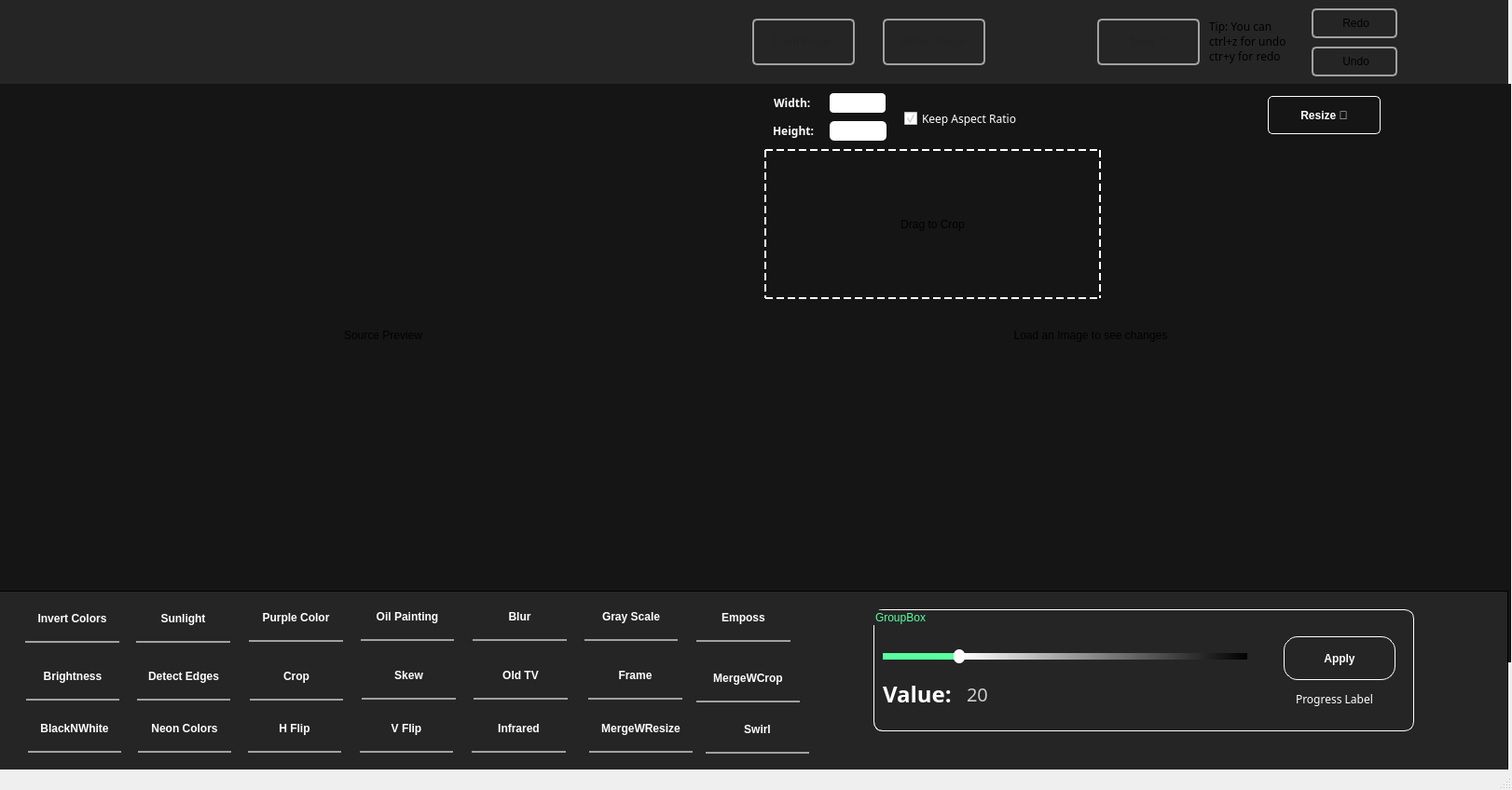
<?xml version="1.0" encoding="UTF-8"?>
<ui version="4.0">
 <class>MainWindow</class>
 <widget class="QMainWindow" name="MainWindow">
  <property name="enabled">
   <bool>true</bool>
  </property>
  <property name="geometry">
   <rect>
    <x>0</x>
    <y>0</y>
    <width>1622</width>
    <height>848</height>
   </rect>
  </property>
  <property name="cursor">
   <cursorShape>CrossCursor</cursorShape>
  </property>
  <property name="windowTitle">
   <string>MainWindow</string>
  </property>
  <property name="windowOpacity">
   <double>1.000000000000000</double>
  </property>
  <property name="styleSheet">
   <string notr="true">
#MainWindow QPushButton {
	padding: 1px 5px;
	border-radius: 5px;
}


</string>
  </property>
  <property name="animated">
   <bool>false</bool>
  </property>
  <widget class="QWidget" name="centralwidget">
   <property name="palette">
    <palette>
     <active>
      <colorrole role="Button">
       <brush brushstyle="SolidPattern">
        <color alpha="255">
         <red>0</red>
         <green>0</green>
         <blue>255</blue>
        </color>
       </brush>
      </colorrole>
     </active>
     <inactive>
      <colorrole role="Button">
       <brush brushstyle="SolidPattern">
        <color alpha="255">
         <red>0</red>
         <green>0</green>
         <blue>255</blue>
        </color>
       </brush>
      </colorrole>
     </inactive>
     <disabled>
      <colorrole role="Button">
       <brush brushstyle="SolidPattern">
        <color alpha="255">
         <red>0</red>
         <green>0</green>
         <blue>255</blue>
        </color>
       </brush>
      </colorrole>
     </disabled>
    </palette>
   </property>
   <property name="autoFillBackground">
    <bool>true</bool>
   </property>
   <widget class="QWidget" name="widget" native="true">
    <property name="geometry">
     <rect>
      <x>-3</x>
      <y>634</y>
      <width>1621</width>
      <height>201</height>
     </rect>
    </property>
    <property name="styleSheet">
     <string notr="true">QWidget {
	background-color: #252525;
	color: #000;
	border: 1px solid #000;
	font: 9pt &quot;JetBrains Mono&quot;;
}
QPushButton{
	
	color: rgba(161, 161, 161,0.1);
	border-bottom:  2px solid rgba(161, 161, 161,0.1);
	border-top: none;
	border-right: none;
	border-left: none;
	font-weight: 800;
	border-radius: 0px;
}

QPushButton:Enabled:hover {
	
	background-color: #59FFA0;
	border-top-right-radius: 10px;
	border-top-left-radius: 10px;
	color:  #222222;
	

}
QPushButton:Enabled:checked{
	background-color: #59FFA0;
	border-top-right-radius: 10px;
	border-top-left-radius: 10px;
	color:  #222222;
	border-bottom:  2px solid #fff;
	border-top: none;
	border-right: none;
	border-left: none;
}
QPushButton:Enabled{
	color: rgba(255, 255, 255,1);
	border-bottom:  2px solid rgba(161, 161, 161,1);

}</string>
    </property>
    <widget class="QPushButton" name="invertFilter">
     <property name="enabled">
      <bool>true</bool>
     </property>
     <property name="geometry">
      <rect>
       <x>30</x>
       <y>5</y>
       <width>101</width>
       <height>51</height>
      </rect>
     </property>
     <property name="styleSheet">
      <string notr="true"/>
     </property>
     <property name="text">
      <string>Invert Colors</string>
     </property>
    </widget>
    <widget class="QPushButton" name="sunLightFilter">
     <property name="geometry">
      <rect>
       <x>149</x>
       <y>6</y>
       <width>101</width>
       <height>50</height>
      </rect>
     </property>
     <property name="styleSheet">
      <string notr="true"/>
     </property>
     <property name="text">
      <string>Sunlight</string>
     </property>
     <property name="checkable">
      <bool>true</bool>
     </property>
    </widget>
    <widget class="QPushButton" name="purpleFilter">
     <property name="geometry">
      <rect>
       <x>270</x>
       <y>5</y>
       <width>101</width>
       <height>50</height>
      </rect>
     </property>
     <property name="styleSheet">
      <string notr="true"/>
     </property>
     <property name="text">
      <string>Purple Color</string>
     </property>
    </widget>
    <widget class="QPushButton" name="oilFilter">
     <property name="geometry">
      <rect>
       <x>390</x>
       <y>4</y>
       <width>100</width>
       <height>50</height>
      </rect>
     </property>
     <property name="styleSheet">
      <string notr="true"/>
     </property>
     <property name="text">
      <string>Oil Painting</string>
     </property>
     <property name="checkable">
      <bool>true</bool>
     </property>
    </widget>
    <widget class="QPushButton" name="blurFilter">
     <property name="geometry">
      <rect>
       <x>510</x>
       <y>4</y>
       <width>101</width>
       <height>50</height>
      </rect>
     </property>
     <property name="styleSheet">
      <string notr="true"/>
     </property>
     <property name="text">
      <string>Blur</string>
     </property>
     <property name="checkable">
      <bool>true</bool>
     </property>
    </widget>
    <widget class="QPushButton" name="grayFilter">
     <property name="geometry">
      <rect>
       <x>630</x>
       <y>4</y>
       <width>100</width>
       <height>50</height>
      </rect>
     </property>
     <property name="styleSheet">
      <string notr="true"/>
     </property>
     <property name="text">
      <string>Gray Scale</string>
     </property>
     <property name="checkable">
      <bool>false</bool>
     </property>
    </widget>
    <widget class="QGroupBox" name="sliderGroup">
     <property name="geometry">
      <rect>
       <x>940</x>
       <y>20</y>
       <width>580</width>
       <height>131</height>
      </rect>
     </property>
     <property name="styleSheet">
      <string notr="true">QGroupBox{
	color: #59FFA0;
	border-radius: 10px;
	border-color: #fff;
}</string>
     </property>
     <property name="title">
      <string>GroupBox</string>
     </property>
     <widget class="QSlider" name="filterSlider">
      <property name="geometry">
       <rect>
        <x>10</x>
        <y>30</y>
        <width>391</width>
        <height>41</height>
       </rect>
      </property>
      <property name="mouseTracking">
       <bool>true</bool>
      </property>
      <property name="styleSheet">
       <string notr="true">QSlider{
	border: none;
}

QSlider::groove:horizontal{
	border: 1px solid #000;
	height: 5px;
}
QSlider::handle:horizontal{
	background: #fff;
	width: 12px;
	height: 12px;
	margin: -5px -1px;
	border-radius: 6px;
}

QSlider::handle:horizontal:hover{
	background: #fff;
	border-color: #fff;
}

QSlider::add-page:horizontal{
	background: qlineargradient(x1: 0, y1:0, x2: 1, y2:0, stop: 0 #fff, stop: 1 #000);
}

QSlider::sub-page:horizontal{
	background: #59FFA0;
}

</string>
      </property>
      <property name="maximum">
       <number>100</number>
      </property>
      <property name="singleStep">
       <number>10</number>
      </property>
      <property name="pageStep">
       <number>10</number>
      </property>
      <property name="value">
       <number>20</number>
      </property>
      <property name="sliderPosition">
       <number>20</number>
      </property>
      <property name="tracking">
       <bool>true</bool>
      </property>
      <property name="orientation">
       <enum>Qt::Horizontal</enum>
      </property>
      <property name="tickPosition">
       <enum>QSlider::TicksBelow</enum>
      </property>
      <property name="tickInterval">
       <number>5</number>
      </property>
     </widget>
     <widget class="QLabel" name="sliderText">
      <property name="geometry">
       <rect>
        <x>10</x>
        <y>70</y>
        <width>81</width>
        <height>41</height>
       </rect>
      </property>
      <property name="font">
       <font>
        <family>JetBrains Mono</family>
        <pointsize>-1</pointsize>
        <italic>false</italic>
        <fontweight>Medium</fontweight>
       </font>
      </property>
      <property name="styleSheet">
       <string notr="true">QLabel{
	border: none;
	color: rgb(255, 255, 255);
	font-weight: 500;
	font-size: 24px;
}</string>
      </property>
      <property name="text">
       <string>Value:</string>
      </property>
     </widget>
     <widget class="QLabel" name="sliderValue">
      <property name="geometry">
       <rect>
        <x>100</x>
        <y>75</y>
        <width>321</width>
        <height>31</height>
       </rect>
      </property>
      <property name="font">
       <font>
        <family>JetBrains Mono</family>
        <pointsize>-1</pointsize>
        <italic>false</italic>
        <bold>false</bold>
       </font>
      </property>
      <property name="layoutDirection">
       <enum>Qt::LeftToRight</enum>
      </property>
      <property name="styleSheet">
       <string notr="true">QLabel{
	color:  rgb(204,204,204);
	border: none;
	font-size: 20px;
}</string>
      </property>
      <property name="text">
       <string>20</string>
      </property>
      <property name="alignment">
       <set>Qt::AlignLeading|Qt::AlignLeft|Qt::AlignVCenter</set>
      </property>
     </widget>
     <widget class="QPushButton" name="filterApply">
      <property name="geometry">
       <rect>
        <x>440</x>
        <y>29</y>
        <width>120</width>
        <height>47</height>
       </rect>
      </property>
      <property name="styleSheet">
       <string notr="true">
QPushButton{
	color: #fff;
	border: 1px solid #000;
	border-radius: 15px;
	border-color: #fff;
}

QPushButton:hover{
	background-color: #59FFA0;
	border-color: rgb(0, 0, 0) ;
	color: #353535;
}</string>
      </property>
      <property name="text">
       <string>Apply</string>
      </property>
     </widget>
     <widget class="QLabel" name="progressLabel">
      <property name="geometry">
       <rect>
        <x>453</x>
        <y>76</y>
        <width>111</width>
        <height>41</height>
       </rect>
      </property>
      <property name="font">
       <font>
        <family>JetBrains Mono</family>
        <pointsize>9</pointsize>
        <italic>false</italic>
        <bold>false</bold>
       </font>
      </property>
      <property name="styleSheet">
       <string notr="true">QLabel{
	border: none;
	font-wight: 800;
	color: #fff;
}</string>
      </property>
      <property name="text">
       <string>Progress Label</string>
      </property>
     </widget>
    </widget>
    <widget class="QPushButton" name="B_W_Filter">
     <property name="geometry">
      <rect>
       <x>33</x>
       <y>124</y>
       <width>100</width>
       <height>50</height>
      </rect>
     </property>
     <property name="styleSheet">
      <string notr="true"/>
     </property>
     <property name="text">
      <string>BlackNWhite</string>
     </property>
     <property name="checkable">
      <bool>false</bool>
     </property>
    </widget>
    <widget class="QPushButton" name="DetectFilter">
     <property name="geometry">
      <rect>
       <x>150</x>
       <y>68</y>
       <width>100</width>
       <height>50</height>
      </rect>
     </property>
     <property name="mouseTracking">
      <bool>true</bool>
     </property>
     <property name="styleSheet">
      <string notr="true"/>
     </property>
     <property name="text">
      <string>Detect Edges</string>
     </property>
     <property name="checkable">
      <bool>false</bool>
     </property>
    </widget>
    <widget class="QPushButton" name="BrightFilter">
     <property name="geometry">
      <rect>
       <x>31</x>
       <y>68</y>
       <width>100</width>
       <height>50</height>
      </rect>
     </property>
     <property name="styleSheet">
      <string notr="true"/>
     </property>
     <property name="text">
      <string>Brightness</string>
     </property>
     <property name="checkable">
      <bool>true</bool>
     </property>
    </widget>
    <widget class="QPushButton" name="cropFilter">
     <property name="geometry">
      <rect>
       <x>271</x>
       <y>68</y>
       <width>100</width>
       <height>50</height>
      </rect>
     </property>
     <property name="styleSheet">
      <string notr="true"/>
     </property>
     <property name="text">
      <string>Crop</string>
     </property>
     <property name="checkable">
      <bool>true</bool>
     </property>
    </widget>
    <widget class="QGroupBox" name="cropGroup">
     <property name="geometry">
      <rect>
       <x>940</x>
       <y>20</y>
       <width>541</width>
       <height>131</height>
      </rect>
     </property>
     <property name="styleSheet">
      <string notr="true">QGroupBox{
	color: 	#59FFA0;
	border-radius: 10px;
	border-color: #fff;
}</string>
     </property>
     <property name="title">
      <string>Crop Filter</string>
     </property>
     <widget class="QPushButton" name="cropApply">
      <property name="geometry">
       <rect>
        <x>407</x>
        <y>29</y>
        <width>120</width>
        <height>47</height>
       </rect>
      </property>
      <property name="styleSheet">
       <string notr="true">
QPushButton{
	color: #fff;
	border: 1px solid #000;
	border-radius: 15px;
	border-color: #fff;
}

QPushButton:hover{
	background-color: #59FFA0;
	border-color: rgb(0, 0, 0) ;
	color: #353535;
}</string>
      </property>
      <property name="text">
       <string>Apply</string>
      </property>
     </widget>
     <widget class="QLabel" name="cropHeightLabel">
      <property name="geometry">
       <rect>
        <x>10</x>
        <y>80</y>
        <width>100</width>
        <height>41</height>
       </rect>
      </property>
      <property name="font">
       <font>
        <family>Yu Gothic UI Semilight</family>
        <pointsize>9</pointsize>
        <italic>false</italic>
        <fontweight>DemiBold</fontweight>
       </font>
      </property>
      <property name="styleSheet">
       <string notr="true">QLabel{
	font: 350 9pt &quot;Yu Gothic UI Semilight&quot;;
	color: #fff;
	border: none;
	font-weight: 600;
}</string>
      </property>
      <property name="text">
       <string>Frame Height:</string>
      </property>
     </widget>
     <widget class="QLabel" name="cropWidthLabel">
      <property name="geometry">
       <rect>
        <x>10</x>
        <y>30</y>
        <width>100</width>
        <height>41</height>
       </rect>
      </property>
      <property name="font">
       <font>
        <family>Yu Gothic UI Semilight</family>
        <pointsize>9</pointsize>
        <italic>false</italic>
        <fontweight>DemiBold</fontweight>
       </font>
      </property>
      <property name="styleSheet">
       <string notr="true">QLabel{
	font: 350 9pt &quot;Yu Gothic UI Semilight&quot;;
	color: rgb(255, 255, 255);
	border: none;
	font-weight: 600;
}</string>
      </property>
      <property name="text">
       <string>Frame Width:</string>
      </property>
     </widget>
     <widget class="QLineEdit" name="cropWidth">
      <property name="geometry">
       <rect>
        <x>115</x>
        <y>37</y>
        <width>90</width>
        <height>30</height>
       </rect>
      </property>
      <property name="focusPolicy">
       <enum>Qt::ClickFocus</enum>
      </property>
      <property name="styleSheet">
       <string notr="true">QLineEdit{
	border-radius: 7px;
	color: #fff;
	border-color: #fff;
}</string>
      </property>
      <property name="frame">
       <bool>false</bool>
      </property>
      <property name="dragEnabled">
       <bool>false</bool>
      </property>
      <property name="clearButtonEnabled">
       <bool>false</bool>
      </property>
     </widget>
     <widget class="QLineEdit" name="cropHeight">
      <property name="geometry">
       <rect>
        <x>117</x>
        <y>87</y>
        <width>91</width>
        <height>30</height>
       </rect>
      </property>
      <property name="styleSheet">
       <string notr="true">QLineEdit{
	border-radius: 7px;
	color: #fff;
	border-color: #fff;
}</string>
      </property>
      <property name="frame">
       <bool>false</bool>
      </property>
     </widget>
    </widget>
    <widget class="QPushButton" name="SkewFilter">
     <property name="geometry">
      <rect>
       <x>391</x>
       <y>67</y>
       <width>101</width>
       <height>50</height>
      </rect>
     </property>
     <property name="styleSheet">
      <string notr="true"/>
     </property>
     <property name="text">
      <string>Skew</string>
     </property>
     <property name="checkable">
      <bool>true</bool>
     </property>
    </widget>
    <widget class="QPushButton" name="FrameFilter">
     <property name="geometry">
      <rect>
       <x>634</x>
       <y>67</y>
       <width>101</width>
       <height>50</height>
      </rect>
     </property>
     <property name="styleSheet">
      <string notr="true"/>
     </property>
     <property name="text">
      <string>Frame</string>
     </property>
     <property name="checkable">
      <bool>false</bool>
     </property>
    </widget>
    <widget class="QPushButton" name="NeonFilter">
     <property name="geometry">
      <rect>
       <x>151</x>
       <y>124</y>
       <width>100</width>
       <height>50</height>
      </rect>
     </property>
     <property name="styleSheet">
      <string notr="true"/>
     </property>
     <property name="text">
      <string>Neon Colors</string>
     </property>
     <property name="checkable">
      <bool>false</bool>
     </property>
    </widget>
    <widget class="QPushButton" name="HorizontalFlip">
     <property name="geometry">
      <rect>
       <x>269</x>
       <y>124</y>
       <width>100</width>
       <height>50</height>
      </rect>
     </property>
     <property name="styleSheet">
      <string notr="true"/>
     </property>
     <property name="text">
      <string>H Flip</string>
     </property>
     <property name="checkable">
      <bool>false</bool>
     </property>
    </widget>
    <widget class="QPushButton" name="VerticalFlip">
     <property name="geometry">
      <rect>
       <x>389</x>
       <y>124</y>
       <width>100</width>
       <height>50</height>
      </rect>
     </property>
     <property name="styleSheet">
      <string notr="true"/>
     </property>
     <property name="text">
      <string>V Flip</string>
     </property>
     <property name="checkable">
      <bool>false</bool>
     </property>
    </widget>
    <widget class="QPushButton" name="oldtvFilter">
     <property name="geometry">
      <rect>
       <x>511</x>
       <y>67</y>
       <width>101</width>
       <height>50</height>
      </rect>
     </property>
     <property name="styleSheet">
      <string notr="true"/>
     </property>
     <property name="text">
      <string>Old TV</string>
     </property>
     <property name="checkable">
      <bool>false</bool>
     </property>
    </widget>
    <widget class="QPushButton" name="infraredFilter">
     <property name="enabled">
      <bool>true</bool>
     </property>
     <property name="geometry">
      <rect>
       <x>509</x>
       <y>123</y>
       <width>101</width>
       <height>51</height>
      </rect>
     </property>
     <property name="styleSheet">
      <string notr="true"/>
     </property>
     <property name="text">
      <string>Infrared</string>
     </property>
    </widget>
    <widget class="QPushButton" name="MergeFilter">
     <property name="geometry">
      <rect>
       <x>635</x>
       <y>124</y>
       <width>111</width>
       <height>50</height>
      </rect>
     </property>
     <property name="styleSheet">
      <string notr="true"/>
     </property>
     <property name="text">
      <string>MergeWResize</string>
     </property>
     <property name="checkable">
      <bool>false</bool>
     </property>
    </widget>
    <widget class="QPushButton" name="empossFilter">
     <property name="geometry">
      <rect>
       <x>750</x>
       <y>5</y>
       <width>101</width>
       <height>50</height>
      </rect>
     </property>
     <property name="styleSheet">
      <string notr="true"/>
     </property>
     <property name="text">
      <string>Emposs</string>
     </property>
     <property name="checkable">
      <bool>false</bool>
     </property>
    </widget>
    <widget class="QPushButton" name="MergeCrop">
     <property name="geometry">
      <rect>
       <x>750</x>
       <y>70</y>
       <width>111</width>
       <height>50</height>
      </rect>
     </property>
     <property name="styleSheet">
      <string notr="true"/>
     </property>
     <property name="text">
      <string>MergeWCrop</string>
     </property>
     <property name="checkable">
      <bool>false</bool>
     </property>
    </widget>
    <widget class="QPushButton" name="swirlFilter">
     <property name="geometry">
      <rect>
       <x>760</x>
       <y>125</y>
       <width>111</width>
       <height>50</height>
      </rect>
     </property>
     <property name="styleSheet">
      <string notr="true"/>
     </property>
     <property name="text">
      <string>Swirl</string>
     </property>
     <property name="checkable">
      <bool>true</bool>
     </property>
    </widget>
    <zorder>invertFilter</zorder>
    <zorder>sunLightFilter</zorder>
    <zorder>purpleFilter</zorder>
    <zorder>oilFilter</zorder>
    <zorder>blurFilter</zorder>
    <zorder>grayFilter</zorder>
    <zorder>B_W_Filter</zorder>
    <zorder>DetectFilter</zorder>
    <zorder>BrightFilter</zorder>
    <zorder>cropFilter</zorder>
    <zorder>cropGroup</zorder>
    <zorder>SkewFilter</zorder>
    <zorder>FrameFilter</zorder>
    <zorder>NeonFilter</zorder>
    <zorder>HorizontalFlip</zorder>
    <zorder>VerticalFlip</zorder>
    <zorder>oldtvFilter</zorder>
    <zorder>infraredFilter</zorder>
    <zorder>MergeFilter</zorder>
    <zorder>empossFilter</zorder>
    <zorder>MergeCrop</zorder>
    <zorder>swirlFilter</zorder>
    <zorder>sliderGroup</zorder>
   </widget>
   <widget class="QWidget" name="widget_2" native="true">
    <property name="geometry">
     <rect>
      <x>-3</x>
      <y>0</y>
      <width>1621</width>
      <height>90</height>
     </rect>
    </property>
    <property name="styleSheet">
     <string notr="true">#widget_2{
	background-color: #252525;
}
QPushButton{
	border: 2px solid rgb(161,161,161);
	border-radius: 5px;
}

</string>
    </property>
    <widget class="FancyButton" name="loadImgBtn">
     <property name="geometry">
      <rect>
       <x>810</x>
       <y>20</y>
       <width>110</width>
       <height>50</height>
      </rect>
     </property>
     <property name="styleSheet">
      <string notr="true">#clearImg{
	color:#fff;
}
#saveImgBtn{
	color:#fff;
}
#loadImgBtn{
	color:#222222;
}
#clearImg:Enabled{
	color:#222222;
}
#saveImgBtn:Enabled{
	color:#222222;
}
</string>
     </property>
     <property name="text">
      <string>Load Image</string>
     </property>
    </widget>
    <widget class="FancyButton" name="clearImg">
     <property name="geometry">
      <rect>
       <x>950</x>
       <y>20</y>
       <width>110</width>
       <height>50</height>
      </rect>
     </property>
     <property name="styleSheet">
      <string notr="true">#loadImgBtn{
	color:#222222;
}
#clearImg:Enabled{
	color:#222222;
}
#saveImgBtn:Enabled{
	color:#222222;
}
</string>
     </property>
     <property name="text">
      <string>Reset Image</string>
     </property>
    </widget>
    <widget class="FancyButton" name="saveImgBtn">
     <property name="geometry">
      <rect>
       <x>1180</x>
       <y>20</y>
       <width>110</width>
       <height>50</height>
      </rect>
     </property>
     <property name="styleSheet">
      <string notr="true">
#loadImgBtn{
	color:#222222;
}
#clearImg:Enabled{
	color:#222222;
}
#saveImgBtn:Enabled{
	color:#222222;
}
</string>
     </property>
     <property name="text">
      <string>Save  💾</string>
     </property>
    </widget>
    <widget class="QPushButton" name="undoBtn">
     <property name="geometry">
      <rect>
       <x>1410</x>
       <y>50</y>
       <width>92</width>
       <height>32</height>
      </rect>
     </property>
     <property name="styleSheet">
      <string notr="true">#undoBtn{
	font: 12pt &quot;JetBrains Mono&quot;;
}

</string>
     </property>
     <property name="text">
      <string> Undo</string>
     </property>
     <property name="icon">
      <iconset>
       <normalon>build/Desktop_Qt_6_7_0_MinGW_64_bit-Debug/icons/undo_alt.png</normalon>
      </iconset>
     </property>
     <property name="iconSize">
      <size>
       <width>16</width>
       <height>16</height>
      </size>
     </property>
     <property name="shortcut">
      <string>Ctrl+Z</string>
     </property>
    </widget>
    <widget class="QPushButton" name="redoBtn">
     <property name="geometry">
      <rect>
       <x>1410</x>
       <y>9</y>
       <width>92</width>
       <height>32</height>
      </rect>
     </property>
     <property name="styleSheet">
      <string notr="true">#redoBtn{
	font: 12pt &quot;JetBrains Mono&quot;;
}
</string>
     </property>
     <property name="text">
      <string> Redo</string>
     </property>
     <property name="icon">
      <iconset>
       <normalon>build/Desktop_Qt_6_7_0_MinGW_64_bit-Debug/icons/redo_alt.png</normalon>
      </iconset>
     </property>
     <property name="shortcut">
      <string>Ctrl+Y</string>
     </property>
    </widget>
    <widget class="QPushButton" name="titleIcon">
     <property name="enabled">
      <bool>true</bool>
     </property>
     <property name="geometry">
      <rect>
       <x>20</x>
       <y>10</y>
       <width>400</width>
       <height>80</height>
      </rect>
     </property>
     <property name="styleSheet">
      <string notr="true">QPushButton{
border:none;
}</string>
     </property>
     <property name="text">
      <string/>
     </property>
     <property name="icon">
      <iconset>
       <normaloff>build/Desktop_Qt_6_7_0_MinGW_64_bit-Debug/icons/RGB.png</normaloff>build/Desktop_Qt_6_7_0_MinGW_64_bit-Debug/icons/RGB.png</iconset>
     </property>
     <property name="iconSize">
      <size>
       <width>350</width>
       <height>350</height>
      </size>
     </property>
    </widget>
    <widget class="QLabel" name="undoTip">
     <property name="geometry">
      <rect>
       <x>1300</x>
       <y>20</y>
       <width>111</width>
       <height>51</height>
      </rect>
     </property>
     <property name="font">
      <font>
       <family>JetBrains Mono</family>
      </font>
     </property>
     <property name="text">
      <string>Tip: You can
ctrl+z for undo
ctr+y for redo</string>
     </property>
     <property name="alignment">
      <set>Qt::AlignLeading|Qt::AlignLeft|Qt::AlignTop</set>
     </property>
     <property name="wordWrap">
      <bool>true</bool>
     </property>
    </widget>
   </widget>
   <widget class="QWidget" name="widget_3" native="true">
    <property name="geometry">
     <rect>
      <x>0</x>
      <y>90</y>
      <width>1621</width>
      <height>621</height>
     </rect>
    </property>
    <property name="styleSheet">
     <string notr="true">#widget_3{
	background-color: #151515;
}</string>
    </property>
    <widget class="QPushButton" name="rotateLeft">
     <property name="geometry">
      <rect>
       <x>1130</x>
       <y>480</y>
       <width>32</width>
       <height>32</height>
      </rect>
     </property>
     <property name="font">
      <font>
       <family>JetBrains Mono</family>
       <pointsize>-1</pointsize>
      </font>
     </property>
     <property name="styleSheet">
      <string notr="true">QPushButton{
	font-size: 50px;
	border: none;
	color:#fff;
}

QPushButton:hover{
	background: none;
}</string>
     </property>
     <property name="text">
      <string/>
     </property>
     <property name="icon">
      <iconset>
       <normaloff>build/Desktop_Qt_6_7_0_MinGW_64_bit-Debug/icons/rotate_left.png</normaloff>build/Desktop_Qt_6_7_0_MinGW_64_bit-Debug/icons/rotate_left.png</iconset>
     </property>
     <property name="iconSize">
      <size>
       <width>32</width>
       <height>32</height>
      </size>
     </property>
    </widget>
    <widget class="QPushButton" name="resizeFilterBtn">
     <property name="geometry">
      <rect>
       <x>1360</x>
       <y>13</y>
       <width>121</width>
       <height>41</height>
      </rect>
     </property>
     <property name="styleSheet">
      <string notr="true">QPushButton{
	color: #fff;
	border: 1px solid #fff;
	font-weight: 800;
}

QPushButton:hover {
	
	background-color: rgb(0, 0, 127);
	border : 1px solid rgb(0, 0, 127);

}
</string>
     </property>
     <property name="text">
      <string>Resize 🔧</string>
     </property>
     <property name="checkable">
      <bool>true</bool>
     </property>
    </widget>
    <widget class="QLineEdit" name="widthEditVal">
     <property name="geometry">
      <rect>
       <x>890</x>
       <y>10</y>
       <width>60</width>
       <height>21</height>
      </rect>
     </property>
     <property name="focusPolicy">
      <enum>Qt::ClickFocus</enum>
     </property>
     <property name="styleSheet">
      <string notr="true">QLineEdit{
	border-radius: 4px;
	color: #fff;
	border-color: #fff;
}</string>
     </property>
     <property name="dragEnabled">
      <bool>false</bool>
     </property>
     <property name="clearButtonEnabled">
      <bool>false</bool>
     </property>
    </widget>
    <widget class="QLabel" name="widthLabel">
     <property name="geometry">
      <rect>
       <x>830</x>
       <y>0</y>
       <width>50</width>
       <height>41</height>
      </rect>
     </property>
     <property name="font">
      <font>
       <family>Yu Gothic UI Semilight</family>
       <pointsize>9</pointsize>
       <italic>false</italic>
       <fontweight>DemiBold</fontweight>
      </font>
     </property>
     <property name="styleSheet">
      <string notr="true">QLabel{
	font: 350 9pt &quot;Yu Gothic UI Semilight&quot;;
	color: rgb(255, 255, 255);
	border: none;
	font-weight: 600;
}</string>
     </property>
     <property name="text">
      <string>Width:</string>
     </property>
    </widget>
    <widget class="QLineEdit" name="heightEditVal">
     <property name="geometry">
      <rect>
       <x>890</x>
       <y>40</y>
       <width>61</width>
       <height>21</height>
      </rect>
     </property>
     <property name="styleSheet">
      <string notr="true">QLineEdit{
	border-radius: 5px;
	color: #fff;
	border-color: #fff;
}</string>
     </property>
    </widget>
    <widget class="QLabel" name="heightLabel">
     <property name="geometry">
      <rect>
       <x>829</x>
       <y>30</y>
       <width>51</width>
       <height>41</height>
      </rect>
     </property>
     <property name="font">
      <font>
       <family>Yu Gothic UI Semilight</family>
       <pointsize>9</pointsize>
       <italic>false</italic>
       <fontweight>DemiBold</fontweight>
      </font>
     </property>
     <property name="styleSheet">
      <string notr="true">QLabel{
	font: 350 9pt &quot;Yu Gothic UI Semilight&quot;;
	color: rgb(255, 255, 255);
	border: none;
	font-weight: 600;
}</string>
     </property>
     <property name="text">
      <string>Height:</string>
     </property>
    </widget>
    <widget class="QCheckBox" name="resizeRatio">
     <property name="geometry">
      <rect>
       <x>970</x>
       <y>26</y>
       <width>151</width>
       <height>22</height>
      </rect>
     </property>
     <property name="font">
      <font>
       <family>JetBrains Mono</family>
       <pointsize>9</pointsize>
      </font>
     </property>
     <property name="styleSheet">
      <string notr="true">QCheckBox{
	color: #fff;

}</string>
     </property>
     <property name="text">
      <string>Keep Aspect Ratio</string>
     </property>
     <property name="checked">
      <bool>true</bool>
     </property>
    </widget>
    <widget class="QLabel" name="inImg">
     <property name="geometry">
      <rect>
       <x>61</x>
       <y>70</y>
       <width>700</width>
       <height>400</height>
      </rect>
     </property>
     <property name="styleSheet">
      <string notr="true">#inImg{
	border: none;
}</string>
     </property>
     <property name="frameShape">
      <enum>QFrame::Box</enum>
     </property>
     <property name="frameShadow">
      <enum>QFrame::Raised</enum>
     </property>
     <property name="text">
      <string>Source Preview</string>
     </property>
     <property name="alignment">
      <set>Qt::AlignCenter</set>
     </property>
    </widget>
    <widget class="QWidget" name="outFrame" native="true">
     <property name="geometry">
      <rect>
       <x>820</x>
       <y>70</y>
       <width>700</width>
       <height>400</height>
      </rect>
     </property>
     <property name="minimumSize">
      <size>
       <width>700</width>
       <height>400</height>
      </size>
     </property>
     <property name="maximumSize">
      <size>
       <width>718</width>
       <height>400</height>
      </size>
     </property>
     <property name="styleSheet">
      <string notr="true"/>
     </property>
     <layout class="QHBoxLayout" name="horizontalLayout">
      <property name="leftMargin">
       <number>0</number>
      </property>
      <property name="topMargin">
       <number>0</number>
      </property>
      <property name="rightMargin">
       <number>0</number>
      </property>
      <property name="bottomMargin">
       <number>0</number>
      </property>
      <item>
       <widget class="CustomLabel" name="outImg">
        <property name="minimumSize">
         <size>
          <width>0</width>
          <height>0</height>
         </size>
        </property>
        <property name="maximumSize">
         <size>
          <width>16777215</width>
          <height>400</height>
         </size>
        </property>
        <property name="styleSheet">
         <string notr="true"/>
        </property>
        <property name="text">
         <string>Load an Image to see changes</string>
        </property>
        <property name="alignment">
         <set>Qt::AlignCenter</set>
        </property>
       </widget>
      </item>
     </layout>
    </widget>
    <widget class="QLabel" name="justFrame">
     <property name="geometry">
      <rect>
       <x>820</x>
       <y>70</y>
       <width>361</width>
       <height>161</height>
      </rect>
     </property>
     <property name="mouseTracking">
      <bool>false</bool>
     </property>
     <property name="tabletTracking">
      <bool>false</bool>
     </property>
     <property name="styleSheet">
      <string notr="true">#justFrame{
border: 2px dashed #fff
}</string>
     </property>
     <property name="frameShape">
      <enum>QFrame::NoFrame</enum>
     </property>
     <property name="text">
      <string>Drag to Crop</string>
     </property>
     <property name="alignment">
      <set>Qt::AlignCenter</set>
     </property>
    </widget>
    <widget class="QPushButton" name="rotateRight">
     <property name="geometry">
      <rect>
       <x>1190</x>
       <y>480</y>
       <width>32</width>
       <height>32</height>
      </rect>
     </property>
     <property name="font">
      <font>
       <family>JetBrains Mono</family>
       <pointsize>-1</pointsize>
      </font>
     </property>
     <property name="styleSheet">
      <string notr="true">QPushButton{
	font-size: 50px;
	border: none;
	color:#fff;
}

QPushButton:hover{
	background: none;
}</string>
     </property>
     <property name="text">
      <string/>
     </property>
     <property name="icon">
      <iconset>
       <normaloff>build/Desktop_Qt_6_7_0_MinGW_64_bit-Debug/icons/rotate_right.png</normaloff>build/Desktop_Qt_6_7_0_MinGW_64_bit-Debug/icons/rotate_right.png</iconset>
     </property>
     <property name="iconSize">
      <size>
       <width>32</width>
       <height>32</height>
      </size>
     </property>
    </widget>
   </widget>
   <zorder>widget_3</zorder>
   <zorder>widget</zorder>
   <zorder>widget_2</zorder>
  </widget>
  <widget class="QStatusBar" name="statusbar"/>
  <action name="actionLoad_Image">
   <property name="text">
    <string>Load Image</string>
   </property>
  </action>
 </widget>
 <customwidgets>
  <customwidget>
   <class>CustomLabel</class>
   <extends>QLabel</extends>
   <header>mainwindow.h</header>
  </customwidget>
  <customwidget>
   <class>FancyButton</class>
   <extends>QPushButton</extends>
   <header>mainwindow.h</header>
  </customwidget>
 </customwidgets>
 <tabstops>
  <tabstop>loadImgBtn</tabstop>
  <tabstop>saveImgBtn</tabstop>
  <tabstop>invertFilter</tabstop>
  <tabstop>rotateLeft</tabstop>
  <tabstop>sunLightFilter</tabstop>
  <tabstop>purpleFilter</tabstop>
  <tabstop>clearImg</tabstop>
  <tabstop>undoBtn</tabstop>
  <tabstop>redoBtn</tabstop>
 </tabstops>
 <resources/>
 <connections/>
</ui>
